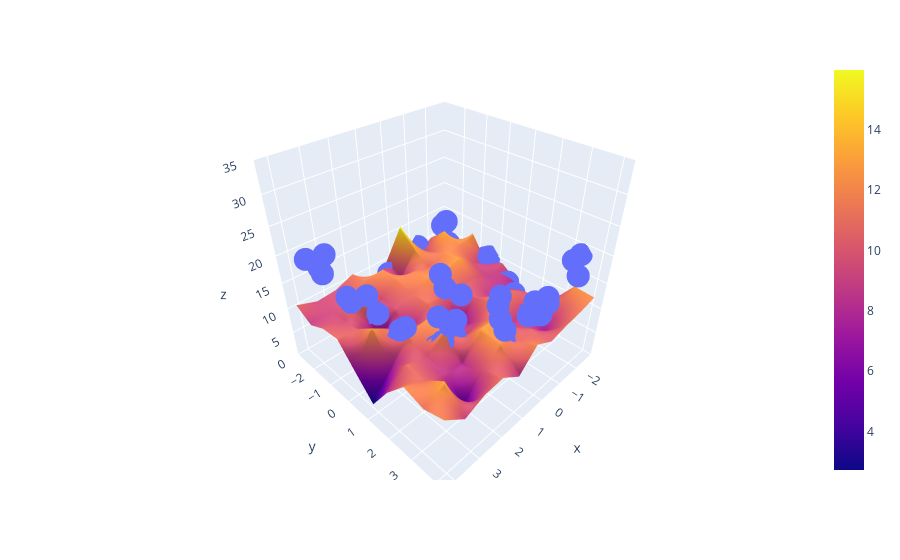

Write notebook code for a chart like this one.
### Code cell
fig = px.scatter_3d(x=x.ravel(), y=y.ravel(), z=z.ravel())

fig.add_trace(go.Surface(x = x_range, y = y_range, z =z_final))

fig.update_layout(scene = dict(zaxis = dict(range=[0,35])))

fig.show()
